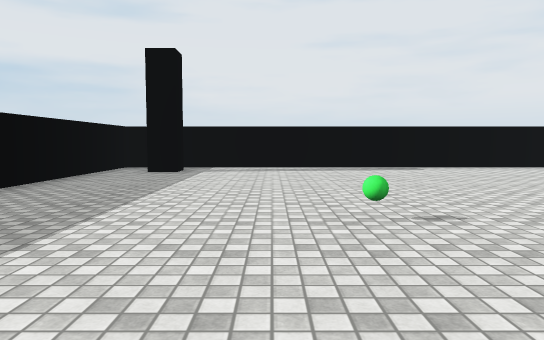
view 1 (above)

14 first-person views from a walk through a scene from a Unity 3-D project. The camera is 1.2 m above the floor, tilts 4° down and sees 70° across. The floor is counted in squares, 2 m on a side. Each view is taken from the middle of a square. On the plan, view 1 faces up. The plan holds only what a view shows up to about 11 squares ahead; the rest is blank. The place goes on beyond the plan. The player character is not drawn. Surface patterns are stand-ins for the level's own textures.

view 2
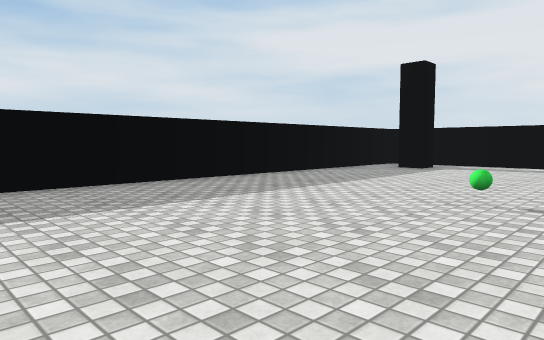

view 3
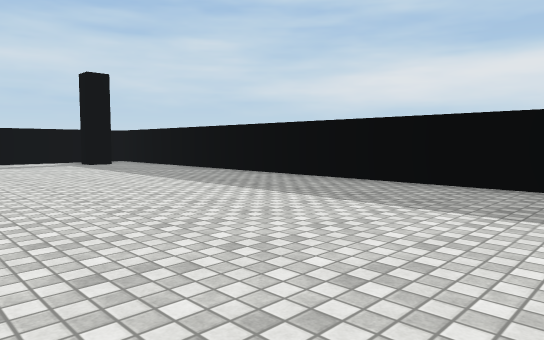

view 4
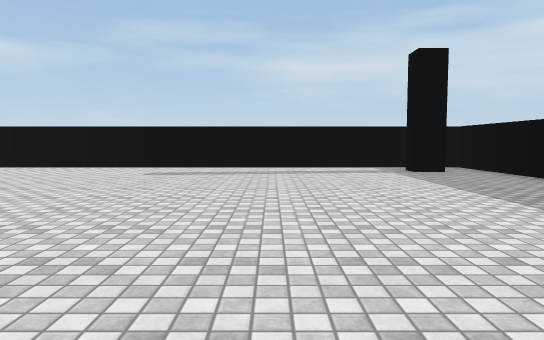

view 5
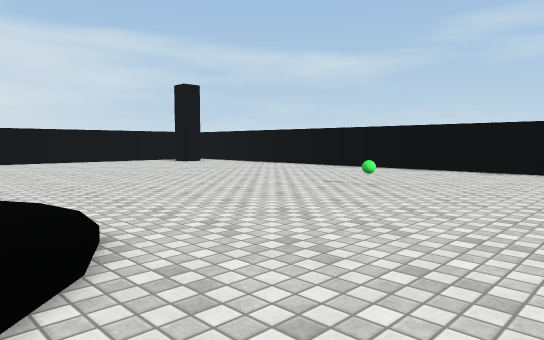

view 6
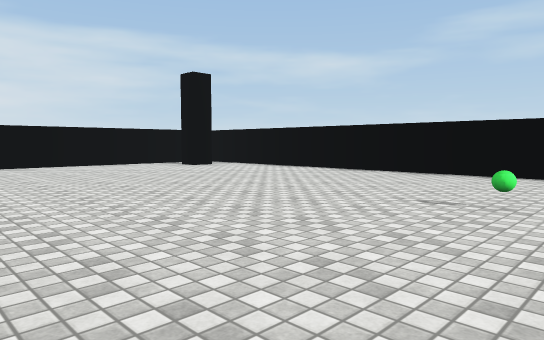

view 7
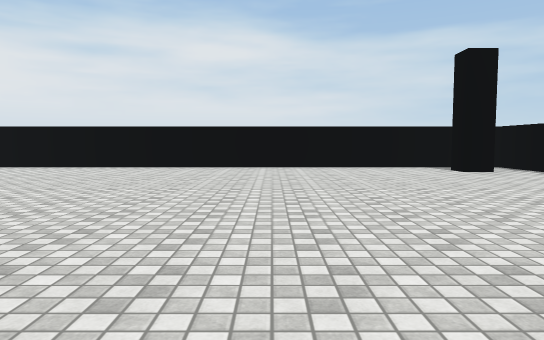

view 8
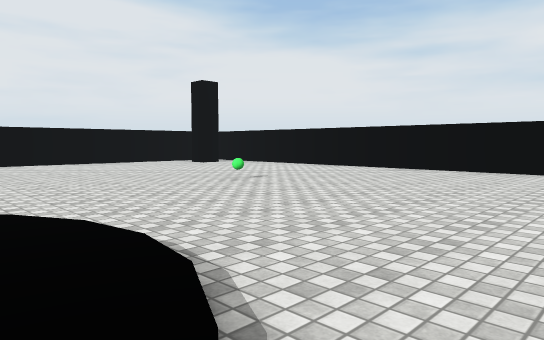

view 9
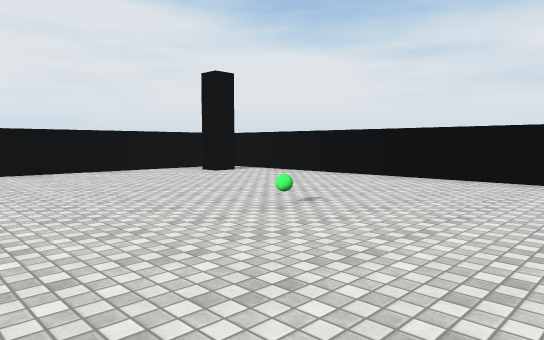

view 10
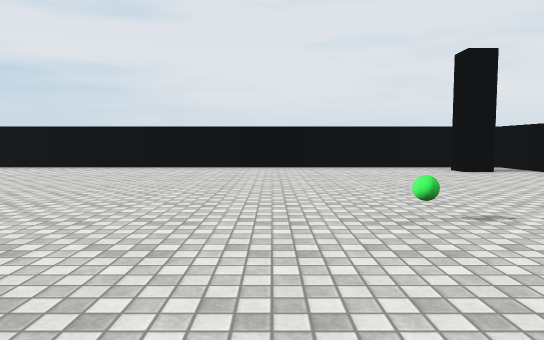

view 11
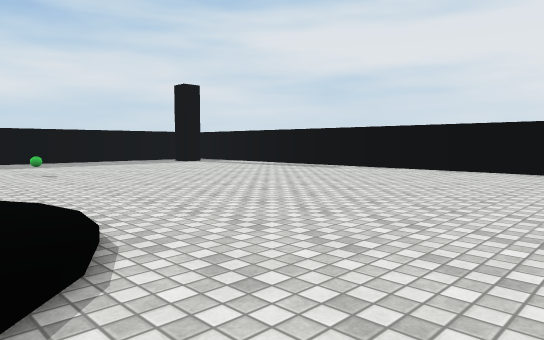

view 12
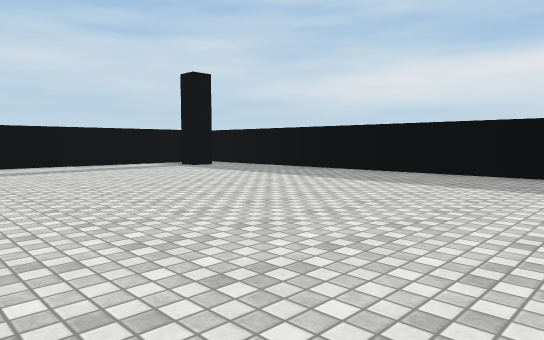

view 13
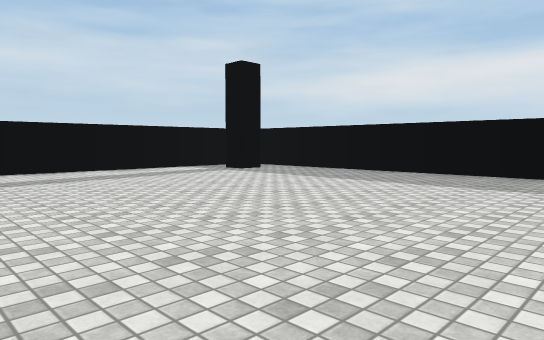

view 14
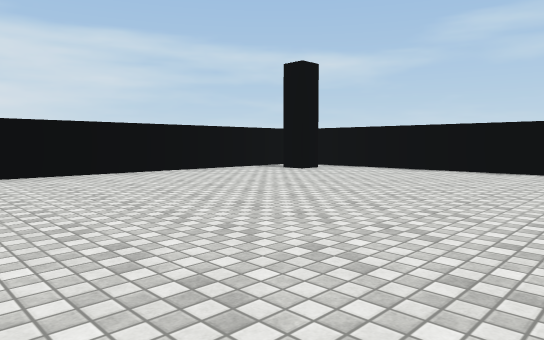

### Floor plan
Key: @ floor where view 1 was taken; # wall or solid block; . main floor; : floor 0.25 m higher than the main floor; / step, stairs or slope; O other object.
Columns run from 4 left of view 1 to 16 right of it. Each row starts with its distance up from view 1.
 10 #####################
  9 #...................#
  8 #.#...............#.#
  7 #...................#
  6 #...................#
  5 #...................#
  4 #...................#
  3 #....O.........O....#
  2 #........///........#
  1 #......./  :/.......#
  0 #...@.../   /.......#
 -1 #......./:  /.......#
 -2 #........///........#
 -3 #...................#
 -4 #...................#
 -5 #...................#
 -6 #.........O.........#
 -7 #...................#
 -8 #.#...............#.#
 -9 #...................#
-10 #####################

Where each view was taken, in squares from view 1:
view 1: 0 up, 0 right, facing up
view 2: 1 down, 2 right, facing up-left
view 3: 3 up, 2 right, facing down-left
view 4: 0 up, 1 right, facing down
view 5: 1 down, 3 right, facing down-right
view 6: 2 down, 5 right, facing down-right
view 7: 4 down, 6 right, facing right
view 8: 2 down, 7 right, facing up-right
view 9: 0 up, 8 right, facing up-right
view 10: 0 up, 10 right, facing up
view 11: 1 up, 9 right, facing up-left
view 12: 1 up, 4 right, facing down-left
view 13: 1 down, 4 right, facing down-left
view 14: 1 down, 8 right, facing down-right
